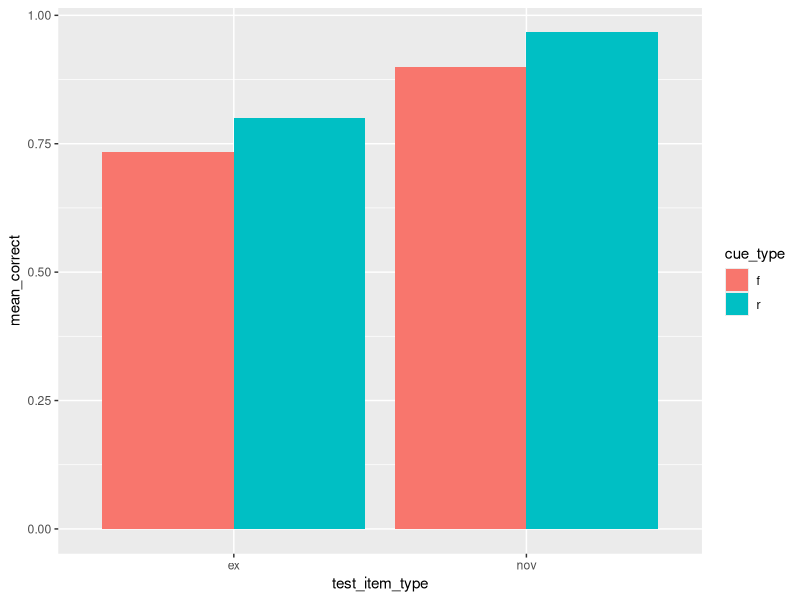

Write the R code that produced this figure. (Note: a time limit stopped this script after it produced the figure.)
## ---- chunk 1
knitr::opts_chunk$set(echo = TRUE,
                      warning = FALSE,
                      message = FALSE)
## ---- chunk 2
library(tidyverse)
## ---- chunk 3
nov_r = rbinom(30, 1, 0.88)
nov_f = rbinom(30, 1, 0.88)
ex_r = rbinom(30, 1, 0.78)
ex_f = rbinom(30, 1, 0.71)

data <- tibble(correct = c(nov_r, nov_f, ex_r, ex_f),
               test_item_type = rep(c("nov", "ex"), each = 60),
               cue_type = rep(c("r", "f"), times = 2, each = 30))

data$test_item_type <- as.factor(data$test_item_type)
data$cue_type <- as.factor(data$cue_type)

data

data %>%
  group_by(test_item_type, cue_type) %>%
  summarize(count = sum(correct)) %>%
  mutate(mean_correct = count / 30) %>%
  ggplot(aes(x = test_item_type, y = mean_correct)) +
  geom_col(aes(fill = cue_type), stat = "identity", position = "dodge")
## ---- chunk 4
# Function for simulating a single subject's data.

sim_subject <- function() {
  nov_r = rbinom(30, 1, 0.88)
  nov_f = rbinom(30, 1, 0.88)
  ex_r = rbinom(30, 1, 0.78)
  ex_f = rbinom(30, 1, 0.71)
  
  data <- tibble(correct = c(nov_r, nov_f, ex_r, ex_f),
                 test_item_type = rep(c("nov", "ex"), each = 60),
                 cue_type = rep(c("r", "f"), times = 2, each = 30))
  
  data$test_item_type <- as.factor(data$test_item_type)
  data$cue_type <- as.factor(data$cue_type)
  return(data)
}

## ---- chunk 5
# Function for calculating the means for exemplar r/f cues.

means <- function(d) {
  
  m <- d %>%
    group_by(test_item_type, cue_type) %>%
    summarize(mean_correct = mean(correct))
  
  return(m)
}
## ---- chunk 6
means(sim_subject())
## ---- chunk 7
# Function for simulating multiple subjects' data and calculating the means for exemplar trials.

subjects <- function(num_subjects) {
  s <- tibble()
  
  for(i in 1:num_subjects) {
    s <- rbind(s, means(sim_subject()))
    }
  
  s <- s %>%
    add_column(subject = rep(1:num_subjects, each = 4))
  
  s$subject <- as.factor(s$subject)
    
  
  return(s)
}
## ---- chunk 8
subjects(10)
## ---- chunk 9
# Function to attain the p-value for a t-test.

test <- function(subjects) {
  anova <- aov(mean_correct ~ test_item_type * cue_type + Error(subject/(test_item_type * cue_type)), subjects)
  
  summary <- summary(anova)
  return(summary$`Error: subject:cue_type`[[1]]$`Pr(>F)`[1])
  
}
## ---- chunk 10
test(subjects(10))
## ---- chunk 11
# Function to generate p-values for subjects and simulations. Determines if the simulation was powered or not as well.

p_values <- function(num_subjects, num_sims, significance) {
  p <- c()

  for(i in 1:num_sims) {
    p <- append(p, test(subjects(num_subjects)))
  }
  
  dfp <- tibble(p_val = p, 
                simulation = 1:length(p))
  
  dfp <- dfp %>%
    mutate(significant =
             case_when(
               p_val < significance ~ 1,
               TRUE ~ 0
             )
           )
    
  return(dfp)
  
}
## ---- chunk 12
p_values(10, 100, 0.05)
## ---- chunk 13
# Function to determine the power for a given number of subjects and simulations.

power <- function(p_values) {
  x <- c()
  
  x <- append(x, 
              p_values %>%
                select(significant) %>%
                unnest(cols = c()) %>%
                unlist())
  
  x <- sum(x) / length(x)
  
  return(x)
}
## ---- chunk 14
power(p_values(10, 100, 0.05))
## ---- chunk 15
# Calculating the power for sample sizes 10 through 100 at steps of 5 with 100 simulations.

num_subjects = seq(10, 100, 5)

powers <- c()

for(i in num_subjects) {
  powers <- append(powers, power(p_values(i, 100, 0.05)))
}
## ---- chunk 16
powers
## ---- chunk 17
# Function to create a dataframe that can be used to plot the power curve.

plot_df <- function(num_subjects, powers) {
  df <- tibble(num_subjects, powers)
  return(df)
}
## ---- chunk 18
power_df <- plot_df(num_subjects, powers)

power_df

ggplot(power_df, aes(x = num_subjects, y = powers)) +
  geom_point() +
  geom_line()
## ---- chunk 19
num_subjects = seq(10, 100, 5)

powers <- c()

for(i in num_subjects) {
  powers <- append(powers, power(p_values(i, 10000, 0.05)))
}
